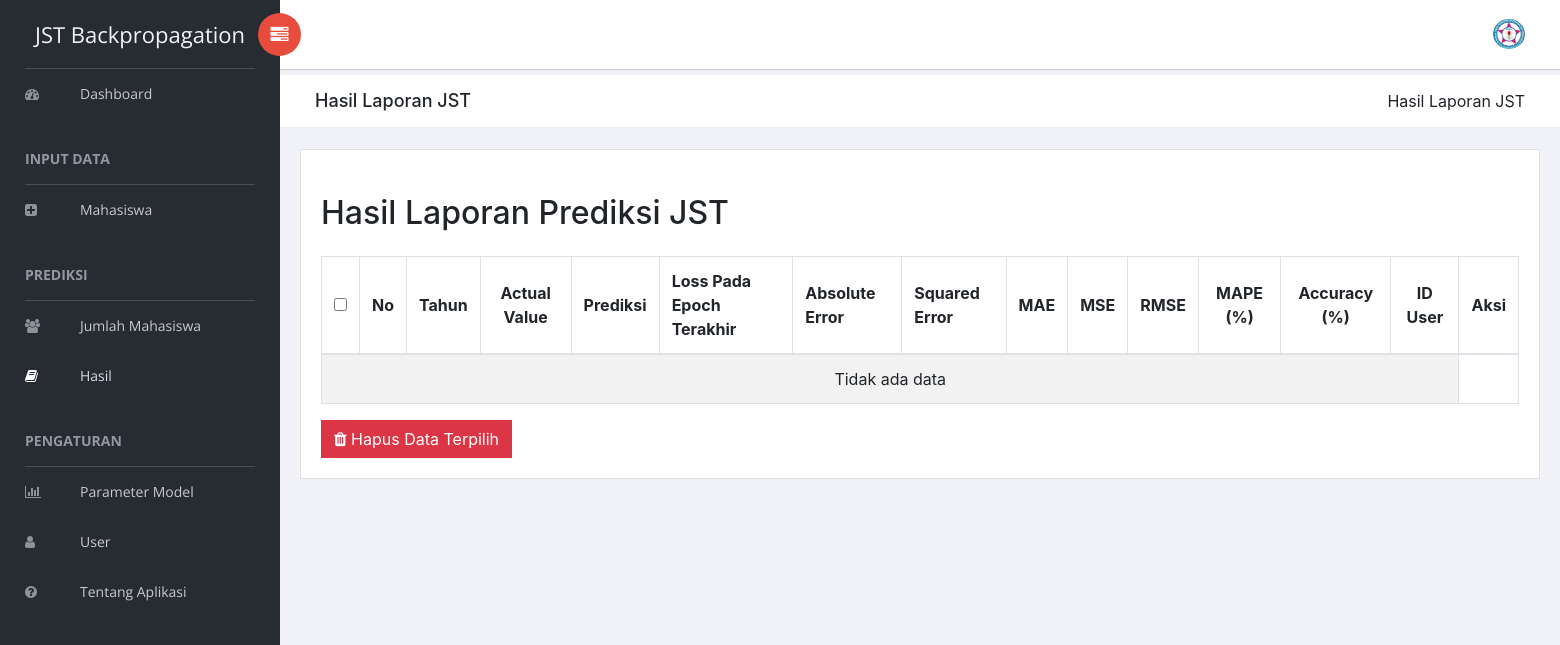
The app's page /laporan.php (signed in), older data.
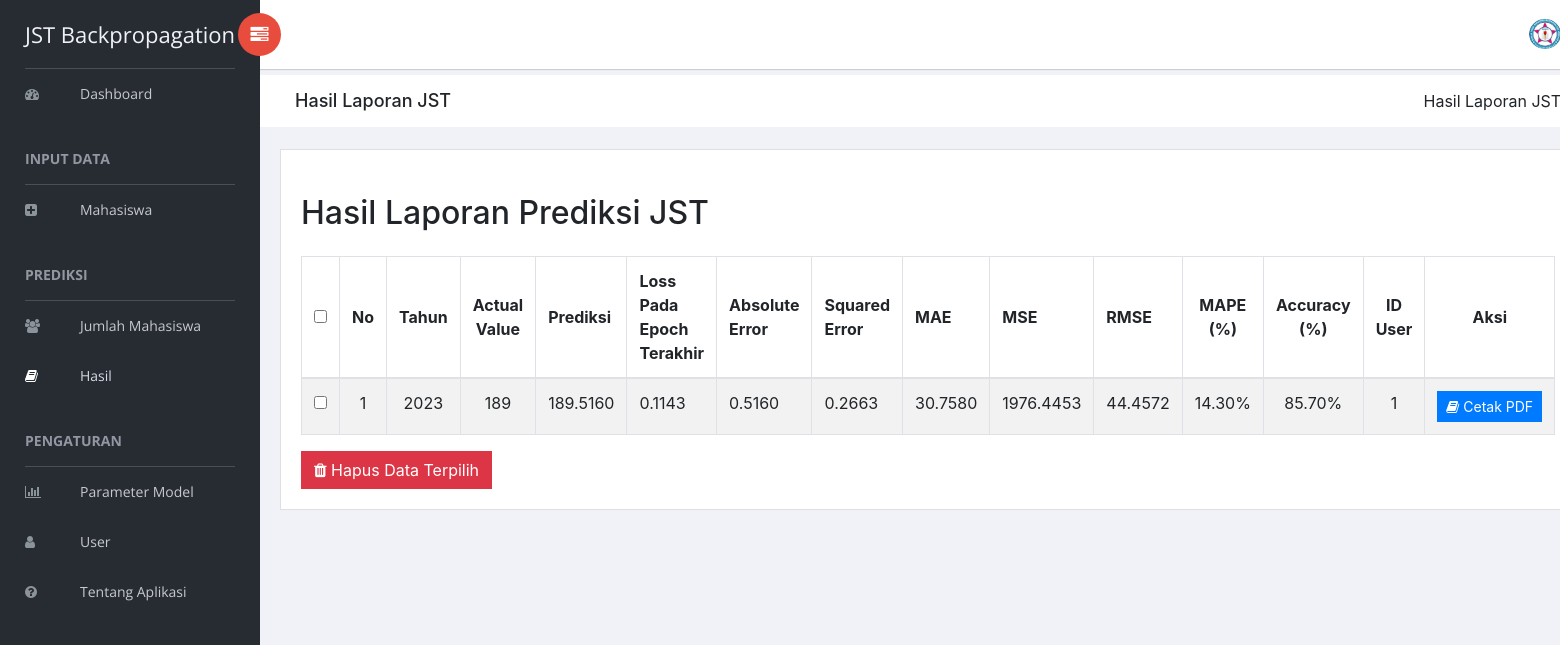
The same page, newer data.
### tables this page shows
CREATE TABLE `prediksi_laporan` (
  `id` int(11) NOT NULL,
  `tahun` int(11) NOT NULL,
  `actual_value` int(11) NOT NULL,
  `data_historis` longtext NOT NULL CHECK (json_valid(`data_historis`)),
  `prediksi` decimal(10,4) NOT NULL,
  `error_loss_epoch_terakhir` decimal(10,4) NOT NULL,
  `error_absolut` decimal(10,4) NOT NULL,
  `error_kuadrat` decimal(10,4) NOT NULL,
  `mae` decimal(10,4) NOT NULL,
  `mse` decimal(10,4) NOT NULL,
  `rmse` decimal(10,4) NOT NULL,
  `mape` decimal(10,2) NOT NULL,
  `accuracy` decimal(10,2) NOT NULL,
  `W1` longtext NOT NULL CHECK (json_valid(`W1`)),
  `b1` longtext NOT NULL CHECK (json_valid(`b1`)),
  `W2` longtext NOT NULL CHECK (json_valid(`W2`)),
  `b2` longtext NOT NULL CHECK (json_valid(`b2`)),
  `user_id` int(11) NOT NULL
);

### laporan.php (the view, shortened to what this page needs)
<!doctype html>
<html class="no-js" lang="en">
<head>
    <link rel="stylesheet" href="vendors/bootstrap/dist/css/bootstrap.min.css">
    <link rel="stylesheet" href="vendors/font-awesome/css/font-awesome.min.css">
    <link rel="stylesheet" href="vendors/themify-icons/css/themify-icons.css">
    <link rel="stylesheet" href="vendors/flag-icon-css/css/flag-icon.min.css">
    <link rel="stylesheet" href="vendors/selectFX/css/cs-skin-elastic.css">
    <link rel="stylesheet" href="vendors/datatables.net-bs4/css/dataTables.bootstrap4.min.css">
    <link rel="stylesheet" href="vendors/datatables.net-buttons-bs4/css/buttons.bootstrap4.min.css">
    <link rel="stylesheet" href="assets/css/style.css">
</head>
<body>
    <?php include 'sidebar.php'; ?>
    <div id="right-panel" class="right-panel">
        <?php include 'header.php'; ?>
        <div class="breadcrumbs">
            <div class="col-sm-4">
                <div class="page-header float-left">
                    <div class="page-title">
                        <h1>Hasil Laporan JST</h1>
                    </div>
                </div>
            </div>
            <div class="col-sm-8">
                <div class="page-header float-right">
                    <div class="page-title">
                        <ol class="breadcrumb text-right">
                            <li class="active">Hasil Laporan JST</li>
                        </ol>
                    </div>
                </div>
            </div>
        </div>
        <div class="content mt-3">
            <div class="row">
                <div class="col-lg-12">
                    <div class="card">
                        <div class="card-body">
                            <h2 class="my-4">Hasil Laporan Prediksi JST</h2>
                            <div class="table-responsive">
                                <form action="hapusLaporan.php" method="post">
                                    <table id="bootstrap-data-table-export" class="table table-striped table-bordered">
                                        <thead>
                                            <tr>
                                                <th class="text-center align-middle">
                                                    <input type="checkbox" id="select-all">
                                                </th>
                                                <th class="text-center align-middle">No</th>
                                                <th class='text-center align-middle'>Tahun</th>
                                                <th class='text-center align-middle'>Actual Value</th>
                                                <th class='align-middle'>Prediksi</th>
                                                <th class='align-middle'>Loss Pada Epoch Terakhir</th>
                                                <th class='align-middle'>Absolute Error</th>
                                                <th class='align-middle'>Squared Error</th>
                                                <th class='align-middle'>MAE</th>
                                                <th class='align-middle'>MSE</th>
                                                <th class='align-middle'>RMSE</th>
                                                <th class='text-center align-middle'>MAPE (%)</th>
                                                <th class='text-center align-middle'>Accuracy (%)</th>
                                                <?php if ($role != 'user'): ?>
                                                    <th class='text-center align-middle'>ID User</th>
                                                <?php endif; ?>
                                                <th class='text-center align-middle'>Aksi</th>
                                            </tr>
                                        </thead>
                                        <tbody>
                                            <?php
                                            include 'dbKoneksi.php';
                                            $role = $_SESSION['role'];
                                            if ($role == 'admin') {
                                                $sql = "SELECT * FROM `prediksi_laporan` ORDER BY `tahun` DESC";
                                            } else {
                                                $sql = "SELECT * FROM `prediksi_laporan` WHERE `user_id` = ? ORDER BY `tahun` DESC";
                                            }
                                            $stmt = $conn->prepare($sql);
                                            $stmt->execute();
                                            $result = $stmt->get_result();
                                            $no = 1;
                                            if ($result->num_rows > 0) {
                                                while ($row = $result->fetch_assoc()) {
                                                    echo "<tr>";
                                                    echo "<td class='text-center'><input type='checkbox' name='delete_ids[]' value='" . htmlspecialchars($row['id'], ENT_QUOTES, 'UTF-8') . "'></td>";
                                                    echo "<td class='text-center'>" . $no++ . "</td>";
                                                    echo "<td class='text-center'>" . htmlspecialchars($row['tahun'], ENT_QUOTES, 'UTF-8') . "</td>";
                                                    echo "<td class='text-center'>" . htmlspecialchars($row['actual_value'], ENT_QUOTES, 'UTF-8') . "</td>";
                                                    echo "<td>" . htmlspecialchars($row['prediksi'], ENT_QUOTES, 'UTF-8') . "</td>";
                                                    echo "<td>" . htmlspecialchars($row['error_loss_epoch_terakhir'], ENT_QUOTES, 'UTF-8') . "</td>";
                                                    echo "<td>" . htmlspecialchars($row['error_absolut'], ENT_QUOTES, 'UTF-8') . "</td>";
                                                    echo "<td>" . htmlspecialchars($row['error_kuadrat'], ENT_QUOTES, 'UTF-8') . "</td>";
                                                    echo "<td>" . htmlspecialchars($row['mae'], ENT_QUOTES, 'UTF-8') . "</td>";
                                                    echo "<td>" . htmlspecialchars($row['mse'], ENT_QUOTES, 'UTF-8') . "</td>";
                                                    echo "<td>" . htmlspecialchars($row['rmse'], ENT_QUOTES, 'UTF-8') . "</td>";
                                                    echo "<td class='text-center'>" . htmlspecialchars($row['mape'], ENT_QUOTES, 'UTF-8') . "%</td>";
                                                    echo "<td class='text-center'>" . htmlspecialchars($row['accuracy'], ENT_QUOTES, 'UTF-8') . "%</td>";
                                                    if ($role != 'user') {
                                                        echo "<td class='text-center'>" . htmlspecialchars($row['user_id'], ENT_QUOTES, 'UTF-8') . "</td>";
                                                    }
                                                    echo '<td class="text-center"><button type="button" class="btn btn-primary btn-sm" onclick="makePDF(' . htmlspecialchars($row['id'], ENT_QUOTES, 'UTF-8') . ')"><i class="fa fa-book"></i> Cetak PDF</button></td>';
                                                    echo "</tr>";
                                                }
                                            } else {
                                                echo "<tr><td colspan='14' class='text-center'>Tidak ada data</td></tr>";
                                            }
                                            ?>
                                        </tbody>
                                    </table>
                                    <button type="submit" class="btn btn-danger"><i class="fa fa-trash"></i> Hapus Data Terpilih</button>
                                </form>
                            </div>
                        </div>
                    </div>
                </div>
            </div>
        </div>
    </div>
</body>
</html>

### sidebar.php (shortened to what this page needs)
<?php
$current_page = basename($_SERVER['PHP_SELF']);
$role = isset($_SESSION['role']) ? $_SESSION['role'] : 'user';
?>
<aside id="left-panel" class="left-panel">
    <nav class="navbar navbar-expand-sm navbar-default">
        <div class="navbar-header">
            <a class="navbar-brand" href="dashboard.php">JST Backpropagation</a>
        </div>
        <div id="main-menu" class="main-menu collapse navbar-collapse">
            <ul class="nav navbar-nav">
                <li class="<?php echo $current_page == 'dashboard.php' ? 'active' : ''; ?>">
                    <a href="dashboard.php"> <i class="menu-icon fa fa-dashboard"></i>Dashboard</a>
                </li>
                <?php if ($role == 'admin') : ?>
                    <h3 class="menu-title">Input Data</h3>
                    <li class="<?php echo $current_page == 'tambahMahasiswa.php' ? 'active' : ''; ?>">
                        <a href="tambahMahasiswa.php"> <i class="menu-icon fa fa-plus-square"></i>Mahasiswa</a>
                    </li>
                <?php endif; ?>
                <h3 class="menu-title">Prediksi</h3>
                <li class="<?php echo $current_page == 'prediksiMahasiswa.php' ? 'active' : ''; ?>">
                    <a href="prediksiMahasiswa.php"> <i class="menu-icon fa fa-users"></i>Jumlah Mahasiswa</a>
                </li>
                <li class="<?php echo $current_page == 'laporan.php' ? 'active' : ''; ?>">
                    <a href="laporan.php"> <i class="menu-icon fa fa-book"></i>Hasil</a>
                </li>
                <?php if ($role == 'admin') : ?>
                    <h3 class="menu-title">Pengaturan</h3>
                    <li class="<?php echo $current_page == 'parameterModel.php' ? 'active' : ''; ?>">
                        <a href="parameterModel.php"> <i class="menu-icon fa fa-bar-chart"></i>Parameter Model</a>
                    </li>
                    <li class="<?php echo $current_page == 'user.php' ? 'active' : ''; ?>">
                        <a href="user.php"> <i class="menu-icon fa fa-user"></i>User</a>
                    </li>
                <?php endif; ?>
                <li class="<?php echo $current_page == 'tentang.php' ? 'active' : ''; ?>">
                    <a href="tentang.php"> <i class="menu-icon fa fa-question-circle"></i>Tentang Aplikasi</a>
                </li>
            </ul>
        </div>
    </nav>
</aside>

### header.php (shortened to what this page needs)
<header id="header" class="header">
    <div class="header-menu">
        <div class="col-sm-7">
            <a id="menuToggle" class="menutoggle pull-left"><i class="fa fa fa-tasks"></i></a>
        </div>
        <div class="col-sm-5">
            <div class="user-area dropdown float-right">
                <a href="#" class="dropdown-toggle" data-toggle="dropdown" aria-haspopup="true" aria-expanded="false">
                    <img class="user-avatar rounded-circle" src="images/admin.jpg" alt="User Avatar">
                </a>
            </div>
        </div>
    </div>
</header>

### header.php (style rules this page uses)
.user-area .dropdown-toggle { position: relative; display: inline-block; }
.user-area .dropdown-toggle .user-avatar { transition: transform 0.3s ease, box-shadow 0.3s ease; }

Row changes from the older to the newer data that the page shows:
added prediksi_laporan: tahun "2023", actual_value "189", prediksi "189.5160", error_loss_epoch_terakhir "0.1143", error_absolut "0.5160", error_kuadrat "0.2663", mae "30.7580", mse "1976.4453", rmse "44.4572", mape "14.30", accuracy "85.70", user "1"
Text that changed along with them:
text no longer shown: "Tidak ada data"
